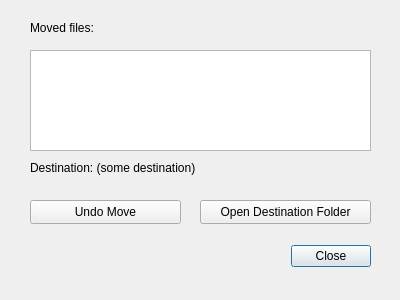
<?xml version="1.0" encoding="UTF-8"?>
<ui version="4.0">
 <class>Dialog</class>
 <widget class="QDialog" name="Dialog">
  <property name="geometry">
   <rect>
    <x>0</x>
    <y>0</y>
    <width>400</width>
    <height>300</height>
   </rect>
  </property>
  <property name="windowTitle">
   <string>Dialog</string>
  </property>
  <widget class="QDialogButtonBox" name="buttonBox">
   <property name="geometry">
    <rect>
     <x>30</x>
     <y>240</y>
     <width>341</width>
     <height>32</height>
    </rect>
   </property>
   <property name="orientation">
    <enum>Qt::Horizontal</enum>
   </property>
   <property name="standardButtons">
    <set>QDialogButtonBox::Close</set>
   </property>
  </widget>
  <widget class="QPushButton" name="undoMoveButton">
   <property name="geometry">
    <rect>
     <x>30</x>
     <y>200</y>
     <width>151</width>
     <height>24</height>
    </rect>
   </property>
   <property name="text">
    <string>Undo Move</string>
   </property>
  </widget>
  <widget class="QPushButton" name="openDestinationButton">
   <property name="geometry">
    <rect>
     <x>200</x>
     <y>200</y>
     <width>171</width>
     <height>24</height>
    </rect>
   </property>
   <property name="text">
    <string>Open Destination Folder</string>
   </property>
  </widget>
  <widget class="QLabel" name="movedFilesLabel">
   <property name="geometry">
    <rect>
     <x>30</x>
     <y>20</y>
     <width>341</width>
     <height>16</height>
    </rect>
   </property>
   <property name="text">
    <string>Moved files:</string>
   </property>
  </widget>
  <widget class="QLabel" name="destinationLabel">
   <property name="geometry">
    <rect>
     <x>30</x>
     <y>160</y>
     <width>341</width>
     <height>16</height>
    </rect>
   </property>
   <property name="text">
    <string>Destination: (some destination)</string>
   </property>
  </widget>
  <widget class="QTextBrowser" name="movedFilesTextBrowser">
   <property name="geometry">
    <rect>
     <x>30</x>
     <y>50</y>
     <width>341</width>
     <height>101</height>
    </rect>
   </property>
  </widget>
 </widget>
 <resources/>
 <connections>
  <connection>
   <sender>buttonBox</sender>
   <signal>accepted()</signal>
   <receiver>Dialog</receiver>
   <slot>accept()</slot>
   <hints>
    <hint type="sourcelabel">
     <x>248</x>
     <y>254</y>
    </hint>
    <hint type="destinationlabel">
     <x>157</x>
     <y>274</y>
    </hint>
   </hints>
  </connection>
  <connection>
   <sender>buttonBox</sender>
   <signal>rejected()</signal>
   <receiver>Dialog</receiver>
   <slot>reject()</slot>
   <hints>
    <hint type="sourcelabel">
     <x>316</x>
     <y>260</y>
    </hint>
    <hint type="destinationlabel">
     <x>286</x>
     <y>274</y>
    </hint>
   </hints>
  </connection>
 </connections>
</ui>
